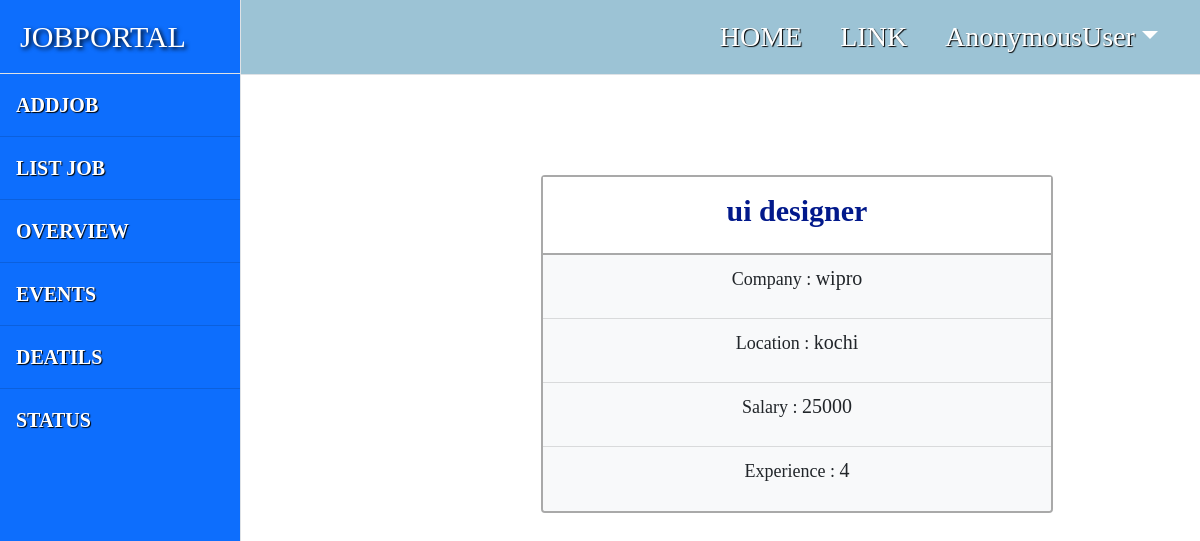
Screenshot of /employer/jobs/detail/2 with the database file from the repository.
### employer/models.py (models this page shows)
class Jobs(models.Model):
    job_title=models.CharField(max_length=150)
    company_name=models.CharField(max_length=150)
    location=models.CharField(max_length=150)
    salary=models.PositiveIntegerField(null=True)
    experience=models.PositiveIntegerField(default=0)

### employer/views.py (the view)
# urls.py: path('jobs/detail/<int:id>',views.DetailJobView.as_view(), name="emp-detailjob"),
class DetailJobView(DetailView):
    model=Jobs
    template_name = "emp-detailjob.html"
    context_object_name = "job"
    pk_url_kwarg = "id"

### employer/templates/emp-detailjob.html
{%extends 'base.html'%}
{%block body_block%}
<div style="padding-left:300px;padding-top:100px;">
    <div class="card" style="width: 32rem;border:2px solid darkgrey;">
      <div class="card-body bg-white">
        <h3 class="card-title" style="font-family:serif;font-size:30px;text-align:center;color:#02198B;font-weight:bold;">{{job.job_title}}</h3></div>
      <ul class="list-group list-group-flush">
        <li class="list-group-item bg-light" style="text-align:center;height:4rem;"><span style="font-family:serif;font-size:18px;">Company : </span><span style="font-family:serif;font-size:20px;">{{job.company_name}}</span></li>
        <li class="list-group-item bg-light" style="text-align:center;height:4rem;"><span style="font-family:serif;font-size:18px;">Location : </span><span style="font-family:serif;font-size:20px;">{{job.location}}</span></li>
        <li class="list-group-item bg-light" style="text-align:center;height:4rem;"><span style="font-family:serif;font-size:18px;">Salary : </span><span style="font-family:serif;font-size:20px;">{{job.salary}}</span></li>
        <li class="list-group-item bg-light" style="text-align:center;height:4rem;"><span style="font-family:serif;font-size:18px;">Experience : </span><span style="font-family:serif;font-size:20px;">{{job.experience}}</span></li>
      </ul>
    </div>
</div>
{%endblock%}

### rows the page displays
Jobs: job_title "ui designer", company_name "wipro", location "kochi", salary "25000", experience "4"

### other values shown
{{ request.user }} "AnonymousUser"
